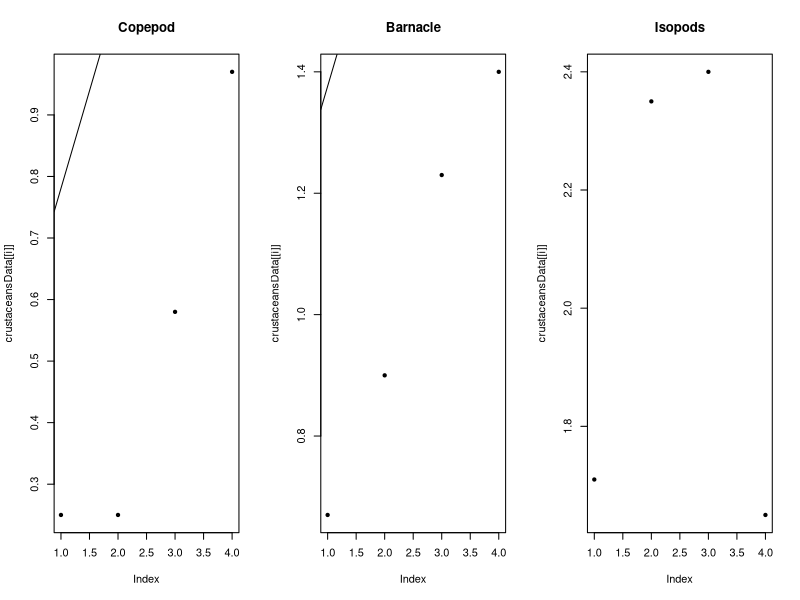
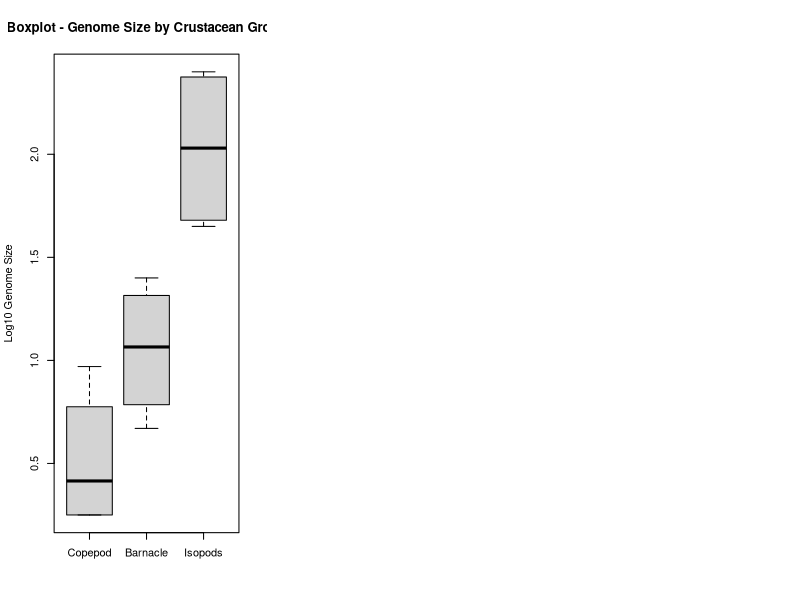

Generate these figures, in order, with R: (Note: this script raises an error after producing the figures.)

install.packages('multcomp')
library('multcomp')

crustaceansData <- list(
  Copepod = c(0.25, 0.25, 0.58, 0.97),
  Barnacle = c(0.67, 0.9, 1.23, 1.4),
  Isopods = c(1.71, 2.35, 2.4, 1.65)
)

par(mfrow = c(1, 3))
for (i in 1:length(crustaceansData)) {
  plot(crustaceansData[[i]], pch = 20, main = names(crustaceansData)[i])
  qqline(crustaceansData[[i]])
}

boxplot(crustaceansData, names = names(crustaceansData), ylab = "Log10 Genome Size", main = "Boxplot - Genome Size by Crustacean Group")

# Combine all the data into a single vector
all_values <- unlist(crustaceansData)

# Perform the ANOVA test
anova_result <- aov(all_values ~ rep(names(crustaceansData), lengths(crustaceansData)))

# Print the ANOVA summary
summary(anova_result)

# Perform Tukey's post-hoc test
tukey_result <- TukeyHSD(anova_result)

# Print the pairwise comparisons
print(tukey_result)

# Perform pairwise comparisons using Bonferroni correction
bonferroni_result <- pairwise.t.test(all_values, rep(names(crustaceansData), lengths(crustaceansData)),
                                     p.adjust.method = "bonferroni")

# Print the pairwise comparisons
print(bonferroni_result)

# Perform pairwise comparisons using Scheffé correction
scheffe_result <- glht(anova_result, linfct = mcp(Group = "Tukey"))

# Print the pairwise comparisons
summary(scheffe_result)

################ Part 2 ###############
genexpdata <- read.csv("genexpdata.csv")
attach(genexpdata)
genexpFrameData <- data.frame(genexpdata$Method, genexpdata$Treatment, genexpdata$Gene.Expression)

# Perform regression analysis
genexpdataModel = lm(genexpdata$Gene.Expression ~ genexpdata$Method + genexpdata$Treatment, data = genexpFrameData)
summary(genexpdataModel)

#Part 3 #####
install.packages('pwr')
library(pwr)

# Calculate power
power <- pwr.anova.test(k = 5, n = 39, f = 0.25, sig.level = 0.05)$power
power

sample_size <- pwr.anova.test(k = 5, power = 0.95, f = 0.25, sig.level = 0.05)$n
sample_size

#### #Part 4 #######
patients = read.csv('patients.csv')
attach(patients)

patientWithoutFirstCol = patients[, -1]
patientsMatrix = data.matrix(patientWithoutFirstCol)

friedman.test(y = patientsMatrix)
